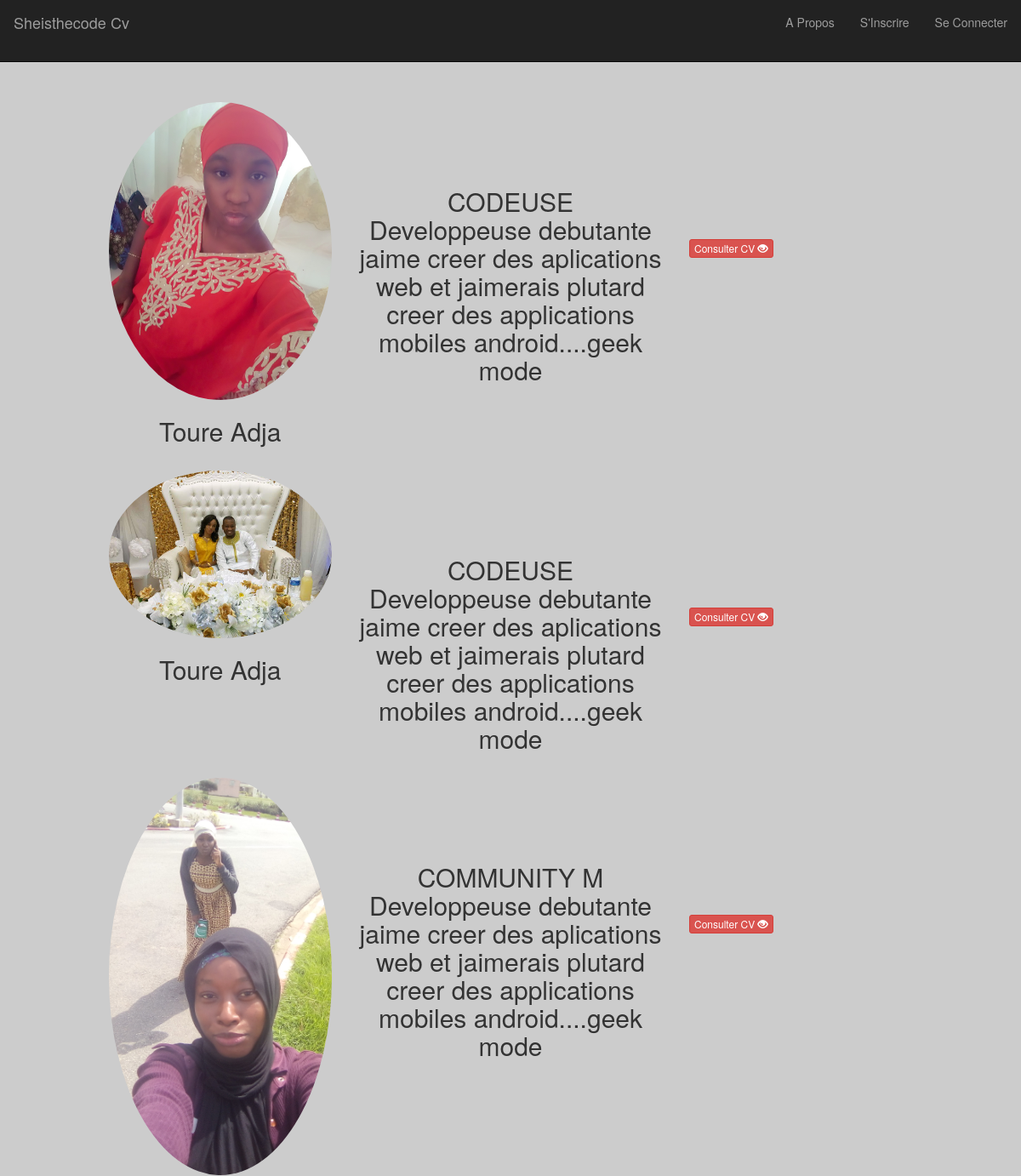
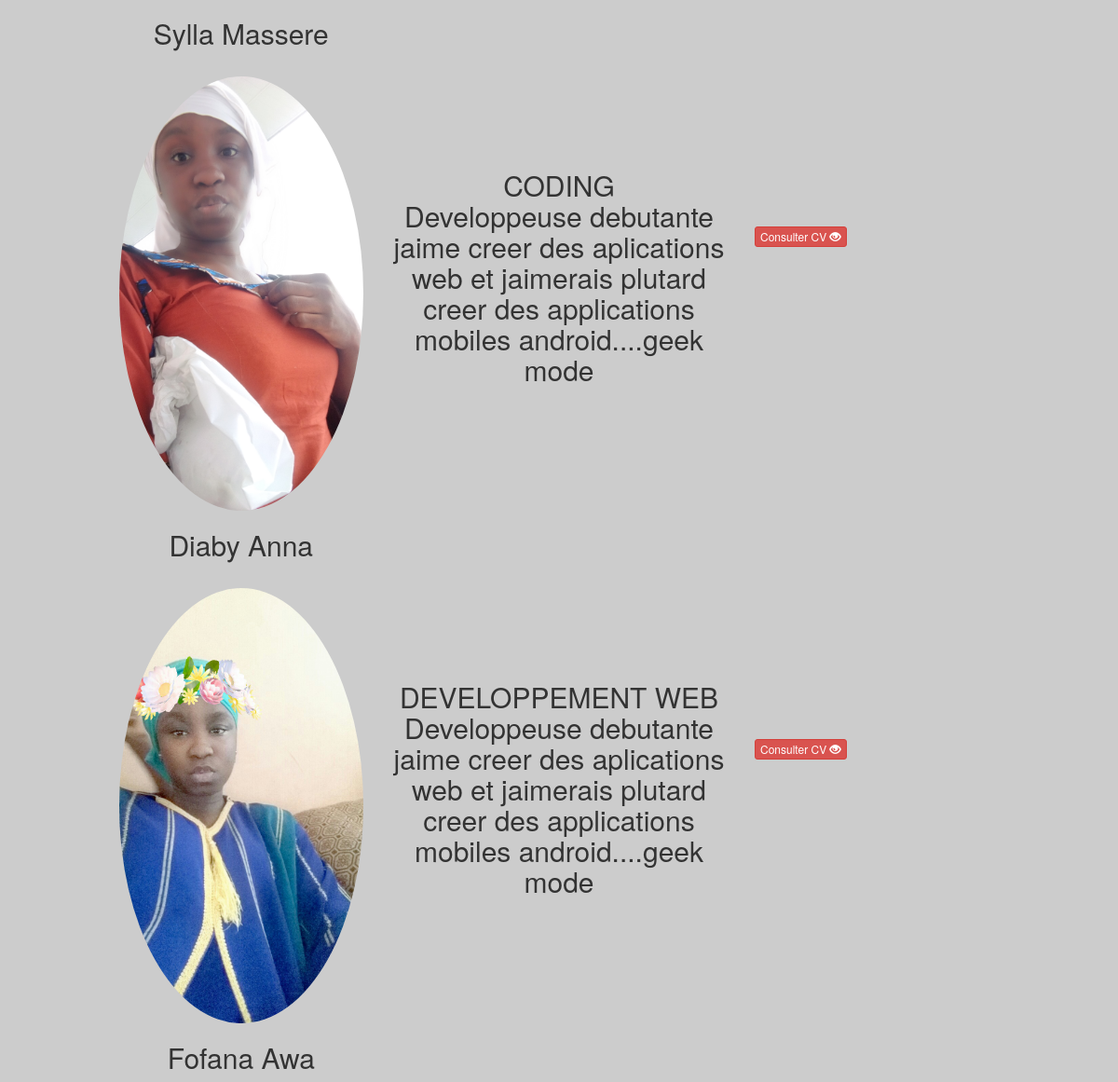
The page / on the database its author committed (2 pictures, top to bottom).
### tables this page shows
CREATE TABLE IF NOT EXISTS `codeuses` (
  `id_codeuse` int(11) NOT NULL AUTO_INCREMENT,
  `nom` varchar(50) NOT NULL,
  `prenoms` varchar(50) NOT NULL,
  `date_naissance` varchar(50) NOT NULL,
  `image` varchar(250) NOT NULL,
  `specialisation` varchar(50) NOT NULL,
  `email` varchar(50) NOT NULL,
  `mdp` varchar(50) NOT NULL,
  `description` text NOT NULL,
  PRIMARY KEY (`id_codeuse`)
);

### connexion.php (called while the page is built, shortened)
<?php
$host="localhost";
$user="root";
$mdp="";
$db="db_cvs";
$link=mysqli_connect($host,$user,$mdp,$db);
  function listesCodeuses(){
    global $link;
    $sql = "SELECT * FROM codeuses";
    $codeuses=[];
    $result=mysqli_query($link,$sql);
    while ($data = mysqli_fetch_array($result)){
    	$codeuses[]=$data;
    }
    return $codeuses;
}
?>

### index.php (the view, shortened to what this page needs)
<?php require_once('connexion.php');
$listes=listesCodeuses();
require_once('menu.php');
          ?>
<div class="container">
  <?php foreach ($listes  as $data):?>
  <div class="row">
   <br>
   <div class="col-lg-1 col-offset-1"></div>
   <div class="col-lg-3">
        <img src="upload/<?=$data['image'] ?>" class="img-responsive img-circle">
        <h2 style="text-align: center"> <?=ucfirst($data['nom'])?> <?=ucfirst($data['prenoms'])?></h2>
    </div>
    <br><br><br><br>
    <div class="col-lg-4">
        <h2 style="text-align: center;"><?= strtoupper($data['specialisation']); ?> <br> <?= ucfirst($data['description']); ?></h2>
    </div>
     <br><br><br><br>
    <div class="col-lg-3">
        <a class="btn btn-danger btn-xs" href="cv.php?id=<?=$data['id_codeuse']?>">
        Consulter CV
      <i class="glyphicon glyphicon-eye-open"></i>
      </a>
    </div>
    <div class="col-lg-1 col-offset-1"></div>
    </div>
  <?php endforeach;?>
</div>
<?php require_once('footer.php');?>

### menu.php (shortened to what this page needs)
<!DOCTYPE html>
<html>
<head>
	<link rel="stylesheet" type="text/css" href="css/bootstrap.css">
	<link rel="stylesheet" type="text/css" href="css/style.css">
</head>
<body style="background-color: #CCC;">
    <nav class="navbar navbar-inverse navbar-fixed-top" role="navigation" >
        <div class="container-fluid">
            <div class="navbar navbar-left">
                <a class="navbar-brand" href="index.php">Sheisthecode Cv</a><br>
            </div>
            <div class="navbar navbar-right">
                <ul class="nav navbar-nav">
                    <li>
                        <a href="propos.php">A Propos</a>
                    </li>
                    <?php if(is_connected()):?>
                    <li class="dropdown">
						<a href="" class="dropdown-toggle" data-toggle="dropdown">
                            <?= ucfirst($_SESSION['username']) ;?>
						<span class="caret"></span></a>
						<ul class="dropdown-menu" role="menu">
                            <li><a href="dashboard.php">MON PROFIL</a></li>
							<li><a href="creationcv.php">CREER CV</a></li>
							<li><a href="experiences.php">EXPERIENCES</a></li>
							<li><a href="diplomes.php">DIPLOMES</a></li>
							<li><a href="centresinteret.php">CENTRESINTERETS</a></li>
                            <li><a class="btn btn-danger btn-xs" href="logout.php">SE DECONNECTER</a></li>
						</ul>
					</li>
                    <?php else: ?>
                        <li> <a href="inscription.php">S'Inscrire</a> </li>
                        <li> <a href="pageconnexion.php">Se Connecter</a> </li>
                    <?php endif; ?>
                </ul>
            </div>
        </div>
</nav>
<br><br><br><br><br>

### footer.php (shortened to what this page needs)
</body>
</html>

### rows shown on the page
codeuses: image (picture), nom "Toure", prenoms "Adja", specialisation "CODEUSE", description "Developpeuse debutante jaime creer des aplications web et jaimerais plutard creer des applications mobiles android....geek mode"
codeuses: image (picture), nom "Toure", prenoms "Adja", specialisation "CODEUSE", description "Developpeuse debutante jaime creer des aplications web et jaimerais plutard creer des applications mobiles android....geek mode"
codeuses: image (picture), nom "Sylla", prenoms "Massere", specialisation "COMMUNITY M", description "Developpeuse debutante jaime creer des aplications web et jaimerais plutard creer des applications mobiles android....geek mode"
codeuses: image (picture), nom "Diaby", prenoms "Anna", specialisation "CODING", description "Developpeuse debutante jaime creer des aplications web et jaimerais plutard creer des applications mobiles android....geek mode"
codeuses: image (picture), nom "Fofana", prenoms "Awa", specialisation "DEVELOPPEMENT WEB", description "Developpeuse debutante jaime creer des aplications web et jaimerais plutard creer des applications mobiles android....geek mode"
